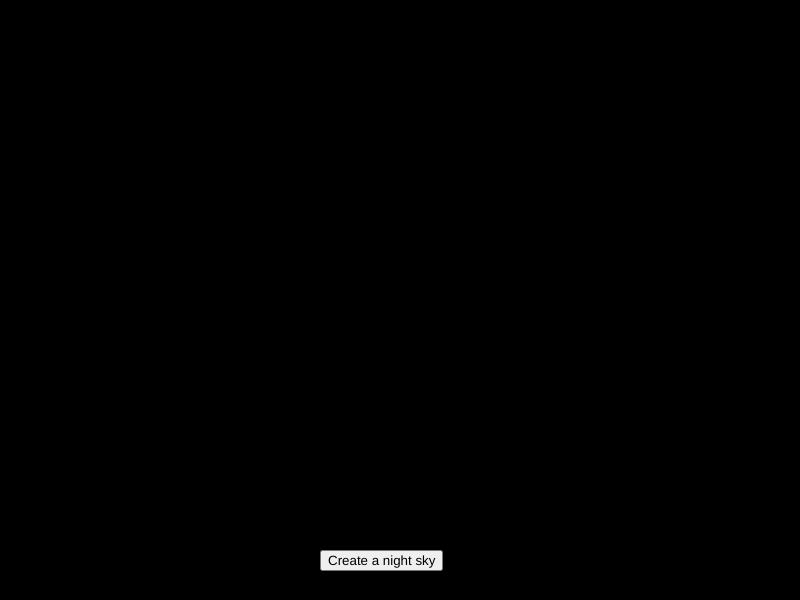
Frame 1 (no input)
Frame 60 (no input): identical to frame 1, image omitted
Frame 120 (the mouse pressed at the canvas centre since frame 60): identical to frame 1, image omitted

The p5.js sketch that drew this single still picture (run headless with seeded random() and noise() and a simulated clock; from frame 60 on, the mouse is pressed at the canvas centre):

// p5.js sketch
// ── sketch.js
// moose will allow mouse to control when circles will be created
function setup() {
  // put setup code here
  createCanvas(800,600)
  background(0);
  button = createButton('Create a night sky');
  button.position(width/2-80, height-50);
  button.mousePressed(constellation);
}

function draw() {
  // put drawing code here
}

function constellation() {
  background(0);
  for (let i = 0; i < 450; i++) {
    push();
    fill(random(210,255),random(210,255),random(210,255));
    ellipse(random(width),random(height),5,5);
    pop();
  }
}
